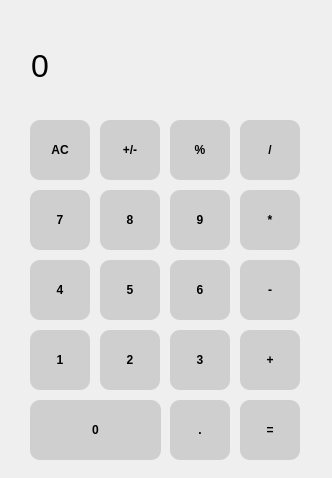
<?xml version="1.0" encoding="UTF-8"?>
<ui version="4.0">
 <class>MainWindow</class>
 <widget class="QMainWindow" name="MainWindow">
  <property name="geometry">
   <rect>
    <x>0</x>
    <y>0</y>
    <width>332</width>
    <height>478</height>
   </rect>
  </property>
  <property name="sizePolicy">
   <sizepolicy hsizetype="Fixed" vsizetype="Fixed">
    <horstretch>0</horstretch>
    <verstretch>0</verstretch>
   </sizepolicy>
  </property>
  <property name="maximumSize">
   <size>
    <width>332</width>
    <height>478</height>
   </size>
  </property>
  <property name="baseSize">
   <size>
    <width>50</width>
    <height>70</height>
   </size>
  </property>
  <property name="windowTitle">
   <string>MainWindow</string>
  </property>
  <property name="styleSheet">
   <string notr="true">QLabel {
  qproperty-alignment: 'AlignVCenter | AlignRight';
  border: 1px solid gray;
}

background-color : white;</string>
  </property>
  <widget class="QWidget" name="centralwidget">
   <widget class="QLabel" name="label">
    <property name="geometry">
     <rect>
      <x>31</x>
      <y>20</y>
      <width>268</width>
      <height>91</height>
     </rect>
    </property>
    <property name="font">
     <font>
      <pointsize>24</pointsize>
     </font>
    </property>
    <property name="styleSheet">
     <string notr="true">Qlabel 
{
qproperty-alignment: 'AlignVCenter | AlignRight';
border: 1px solid gray;
}

backgroung-color: white;</string>
    </property>
    <property name="text">
     <string>0</string>
    </property>
   </widget>
   <widget class="QPushButton" name="pushButton_0">
    <property name="geometry">
     <rect>
      <x>30</x>
      <y>400</y>
      <width>131</width>
      <height>60</height>
     </rect>
    </property>
    <property name="styleSheet">
     <string notr="true">QPushButton
{
	border: none;
    border-radius: 10px;
    text-decoration: none;
    color: black;
    background: #CFCFCF;
	font-weight: bold;
}
QPushButton:hover
{
	background: #ABABAB;
    position: relative;
    top: 5px;
}
</string>
    </property>
    <property name="text">
     <string>0</string>
    </property>
   </widget>
   <widget class="QPushButton" name="pushButton_equal">
    <property name="geometry">
     <rect>
      <x>240</x>
      <y>400</y>
      <width>60</width>
      <height>60</height>
     </rect>
    </property>
    <property name="styleSheet">
     <string notr="true">QPushButton
{
	border: none;
    border-radius: 10px;
    text-decoration: none;
    color: black;
    background: #CFCFCF;
	font-weight: bold;
}
QPushButton:hover
{
	background: #ABABAB;
    position: relative;
    top: 5px;
}
</string>
    </property>
    <property name="text">
     <string>=</string>
    </property>
   </widget>
   <widget class="QPushButton" name="pushButton_point">
    <property name="geometry">
     <rect>
      <x>170</x>
      <y>400</y>
      <width>60</width>
      <height>60</height>
     </rect>
    </property>
    <property name="styleSheet">
     <string notr="true">QPushButton
{
	border: none;
    border-radius: 10px;
    text-decoration: none;
    color: black;
    background: #CFCFCF;
	font-weight: bold;
}
QPushButton:hover
{
	background: #ABABAB;
    position: relative;
    top: 5px;
}
</string>
    </property>
    <property name="text">
     <string>.</string>
    </property>
   </widget>
   <widget class="QPushButton" name="pushButton_3">
    <property name="geometry">
     <rect>
      <x>170</x>
      <y>330</y>
      <width>60</width>
      <height>60</height>
     </rect>
    </property>
    <property name="styleSheet">
     <string notr="true">QPushButton
{
	border: none;
    border-radius: 10px;
    text-decoration: none;
    color: black;
    background: #CFCFCF;
	font-weight: bold;
}
QPushButton:hover
{
	background: #ABABAB;
    position: relative;
    top: 5px;
}
</string>
    </property>
    <property name="text">
     <string>3</string>
    </property>
   </widget>
   <widget class="QPushButton" name="pushButton_plus">
    <property name="geometry">
     <rect>
      <x>240</x>
      <y>330</y>
      <width>60</width>
      <height>60</height>
     </rect>
    </property>
    <property name="styleSheet">
     <string notr="true">QPushButton
{
	border: none;
    border-radius: 10px;
    text-decoration: none;
    color: black;
    background: #CFCFCF;
	font-weight: bold;
}
QPushButton:hover
{
	background: #ABABAB;
    position: relative;
    top: 5px;
}
</string>
    </property>
    <property name="text">
     <string>+</string>
    </property>
   </widget>
   <widget class="QPushButton" name="pushButton_2">
    <property name="geometry">
     <rect>
      <x>100</x>
      <y>330</y>
      <width>60</width>
      <height>60</height>
     </rect>
    </property>
    <property name="styleSheet">
     <string notr="true">QPushButton
{
	border: none;
    border-radius: 10px;
    text-decoration: none;
    color: black;
    background: #CFCFCF;
	font-weight: bold;
}
QPushButton:hover
{
	background: #ABABAB;
    position: relative;
    top: 5px;
}
</string>
    </property>
    <property name="text">
     <string>2</string>
    </property>
   </widget>
   <widget class="QPushButton" name="pushButton_1">
    <property name="geometry">
     <rect>
      <x>30</x>
      <y>330</y>
      <width>60</width>
      <height>60</height>
     </rect>
    </property>
    <property name="styleSheet">
     <string notr="true">QPushButton
{
	border: none;
    border-radius: 10px;
    text-decoration: none;
    color: black;
    background: #CFCFCF;
	font-weight: bold;
}
QPushButton:hover
{
	background: #ABABAB;
    position: relative;
    top: 5px;
}
</string>
    </property>
    <property name="text">
     <string>1</string>
    </property>
   </widget>
   <widget class="QPushButton" name="pushButton_6">
    <property name="geometry">
     <rect>
      <x>170</x>
      <y>260</y>
      <width>60</width>
      <height>60</height>
     </rect>
    </property>
    <property name="styleSheet">
     <string notr="true">QPushButton
{
	border: none;
    border-radius: 10px;
    text-decoration: none;
    color: black;
    background: #CFCFCF;
	font-weight: bold;
}
QPushButton:hover
{
	background: #ABABAB;
    position: relative;
    top: 5px;
}
</string>
    </property>
    <property name="text">
     <string>6</string>
    </property>
   </widget>
   <widget class="QPushButton" name="pushButton_minus">
    <property name="geometry">
     <rect>
      <x>240</x>
      <y>260</y>
      <width>60</width>
      <height>60</height>
     </rect>
    </property>
    <property name="styleSheet">
     <string notr="true">QPushButton
{
	border: none;
    border-radius: 10px;
    text-decoration: none;
    color: black;
    background: #CFCFCF;
	font-weight: bold;
}
QPushButton:hover
{
	background: #ABABAB;
    position: relative;
    top: 5px;
}
</string>
    </property>
    <property name="text">
     <string>-</string>
    </property>
   </widget>
   <widget class="QPushButton" name="pushButton_5">
    <property name="geometry">
     <rect>
      <x>100</x>
      <y>260</y>
      <width>60</width>
      <height>60</height>
     </rect>
    </property>
    <property name="styleSheet">
     <string notr="true">QPushButton
{
	border: none;
    border-radius: 10px;
    text-decoration: none;
    color: black;
    background: #CFCFCF;
	font-weight: bold;
}
QPushButton:hover
{
	background: #ABABAB;
    position: relative;
    top: 5px;
}
</string>
    </property>
    <property name="text">
     <string>5</string>
    </property>
   </widget>
   <widget class="QPushButton" name="pushButton_4">
    <property name="geometry">
     <rect>
      <x>30</x>
      <y>260</y>
      <width>60</width>
      <height>60</height>
     </rect>
    </property>
    <property name="styleSheet">
     <string notr="true">QPushButton
{
	border: none;
    border-radius: 10px;
    text-decoration: none;
    color: black;
    background: #CFCFCF;
	font-weight: bold;
}
QPushButton:hover
{
	background: #ABABAB;
    position: relative;
    top: 5px;
}
</string>
    </property>
    <property name="text">
     <string>4</string>
    </property>
   </widget>
   <widget class="QPushButton" name="pushButton_9">
    <property name="geometry">
     <rect>
      <x>170</x>
      <y>190</y>
      <width>60</width>
      <height>60</height>
     </rect>
    </property>
    <property name="styleSheet">
     <string notr="true">QPushButton
{
	border: none;
    border-radius: 10px;
    text-decoration: none;
    color: black;
    background: #CFCFCF;
	font-weight: bold;
}
QPushButton:hover
{
	background: #ABABAB;
    position: relative;
    top: 5px;
}
</string>
    </property>
    <property name="text">
     <string>9</string>
    </property>
   </widget>
   <widget class="QPushButton" name="pushButton_multiply">
    <property name="geometry">
     <rect>
      <x>240</x>
      <y>190</y>
      <width>60</width>
      <height>60</height>
     </rect>
    </property>
    <property name="styleSheet">
     <string notr="true">QPushButton
{
	border: none;
    border-radius: 10px;
    text-decoration: none;
    color: black;
    background: #CFCFCF;
	font-weight: bold;
}
QPushButton:hover
{
	background: #ABABAB;
    position: relative;
    top: 5px;
}
</string>
    </property>
    <property name="text">
     <string>*</string>
    </property>
   </widget>
   <widget class="QPushButton" name="pushButton_8">
    <property name="geometry">
     <rect>
      <x>100</x>
      <y>190</y>
      <width>60</width>
      <height>60</height>
     </rect>
    </property>
    <property name="styleSheet">
     <string notr="true">QPushButton
{
	border: none;
    border-radius: 10px;
    text-decoration: none;
    color: black;
    background: #CFCFCF;
	font-weight: bold;
}
QPushButton:hover
{
	background: #ABABAB;
    position: relative;
    top: 5px;
}
</string>
    </property>
    <property name="text">
     <string>8</string>
    </property>
   </widget>
   <widget class="QPushButton" name="pushButton_7">
    <property name="geometry">
     <rect>
      <x>30</x>
      <y>190</y>
      <width>60</width>
      <height>60</height>
     </rect>
    </property>
    <property name="styleSheet">
     <string notr="true">QPushButton
{
	border: none;
    border-radius: 10px;
    text-decoration: none;
    color: black;
    background: #CFCFCF;
	font-weight: bold;
}
QPushButton:hover
{
	background: #ABABAB;
    position: relative;
    top: 5px;
}
</string>
    </property>
    <property name="text">
     <string>7</string>
    </property>
   </widget>
   <widget class="QPushButton" name="pushButton_percent">
    <property name="geometry">
     <rect>
      <x>170</x>
      <y>120</y>
      <width>60</width>
      <height>60</height>
     </rect>
    </property>
    <property name="styleSheet">
     <string notr="true">QPushButton
{
	border: none;
    border-radius: 10px;
    text-decoration: none;
    color: black;
    background: #CFCFCF;
	font-weight: bold;
}
QPushButton:hover
{
	background: #ABABAB;
    position: relative;
    top: 5px;
}
</string>
    </property>
    <property name="text">
     <string>%</string>
    </property>
   </widget>
   <widget class="QPushButton" name="pushButton_divide">
    <property name="geometry">
     <rect>
      <x>240</x>
      <y>120</y>
      <width>60</width>
      <height>60</height>
     </rect>
    </property>
    <property name="styleSheet">
     <string notr="true">QPushButton
{
	border: none;
    border-radius: 10px;
    text-decoration: none;
    color: black;
    background: #CFCFCF;
	font-weight: bold;
}
QPushButton:hover
{
	background: #ABABAB;
    position: relative;
    top: 5px;
}
</string>
    </property>
    <property name="text">
     <string>/</string>
    </property>
   </widget>
   <widget class="QPushButton" name="pushButton_plusminus">
    <property name="geometry">
     <rect>
      <x>100</x>
      <y>120</y>
      <width>60</width>
      <height>60</height>
     </rect>
    </property>
    <property name="styleSheet">
     <string notr="true">QPushButton
{
	border: none;
    border-radius: 10px;
    text-decoration: none;
    color: black;
    background: #CFCFCF;
	font-weight: bold;
}
QPushButton:hover
{
	background: #ABABAB;
    position: relative;
    top: 5px;
}
</string>
    </property>
    <property name="text">
     <string>+/-</string>
    </property>
   </widget>
   <widget class="QPushButton" name="pushButton_AC">
    <property name="geometry">
     <rect>
      <x>30</x>
      <y>120</y>
      <width>60</width>
      <height>60</height>
     </rect>
    </property>
    <property name="styleSheet">
     <string notr="true">QPushButton
{
	border: none;
    border-radius: 10px;
    text-decoration: none;
    color: black;
    background: #CFCFCF;
	font-weight: bold;
}
QPushButton:hover
{
	background: #ABABAB;
    position: relative;
    top: 5px;
}
</string>
    </property>
    <property name="text">
     <string>AC</string>
    </property>
   </widget>
  </widget>
 </widget>
 <resources/>
 <connections/>
</ui>
